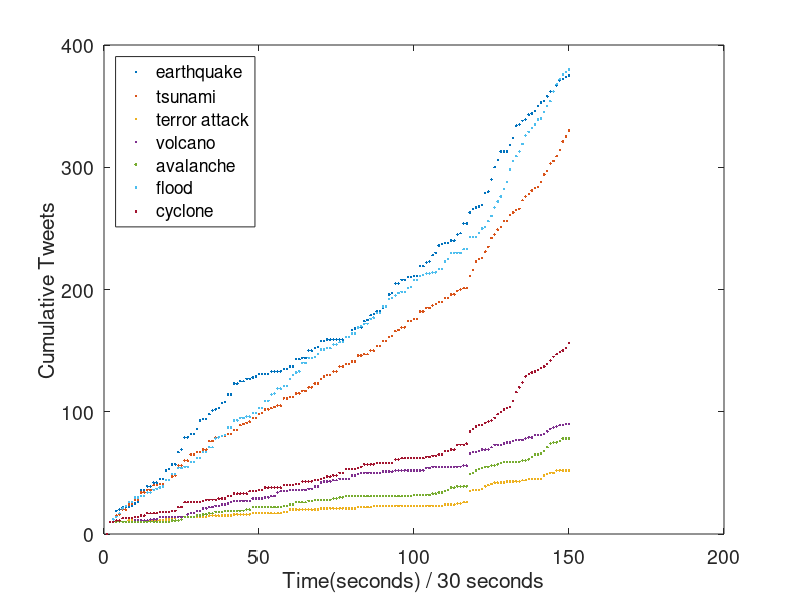

Recreate this plot in MATLAB.
d = {'earthquake' 'tsunami' 'terror attack' 'volcano' 'avalanche' 'flood' 'cyclone' 'tornado' 'hurricane'};
p = csvread('sweet/disaster30.txt');

%set(0,'DefaultAxesColorOrder',[0 0 0],'DefaultAxesLineStyleOrder','-|-.|--|:');

figure;
plot(p(:,1:7),'.');
legend(d,'Location','NorthWest');
set(gcf,'Position', [0, 0, 800, 300]);
set(gca,'FontSize',14);
xlabel('Time(seconds) / 30 seconds');
ylabel('Cumulative Tweets');
savefig('tweets.pdf','pdf');